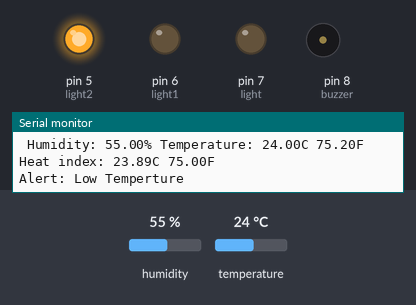
The sketch below on a simulated Arduino Uno, built with avr-gcc and run on an emulated ATmega328P. On the bench: output pins drawn as LEDs (lit = HIGH), buzzer (waves = sounding), the last lines printed to the serial monitor. The test bench sets the inputs (shaded band); at power-on: temperature 24 °C, humidity 55 %.

Above: at 6.8 s.
6.9 s: temperature set to 28 °C
12.3 s: temperature set to 31 °C
At 16.6 s:
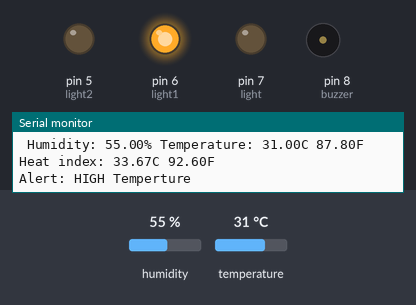
At 18.1 s:
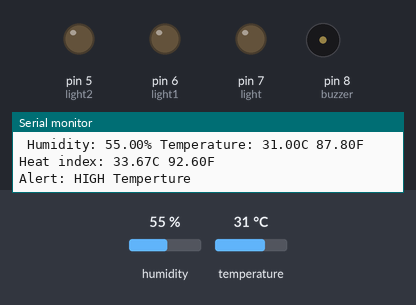
Timing chart, 0 to 28.3 s (numbered marks = the images above; inputs shaded):
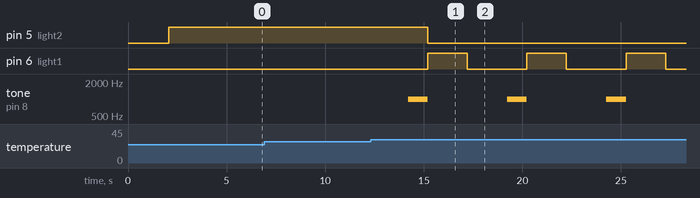

The sketch:

Humidity.ino
```cpp
#include <Wire.h>
#include "DHT.h"
#define DHTPIN 2
#define DHTTYPE DHT11
DHT dht(DHTPIN, DHTTYPE);
const int buzzer = 8;
const int light = 7;
const int light1 = 6;
const int light2 = 5;
void setup() {
  Serial.begin(9600);
  pinMode(buzzer, OUTPUT);
  pinMode(light, OUTPUT);
  pinMode(light1, OUTPUT);
  pinMode(light2, OUTPUT);
  Serial.println("Tempearture & Humidity Reading Program");
  Serial.println(F("DHT11 test!"));
  dht.begin();
}

void loop() {
  digitalWrite(light, LOW);
  delay(2000);
  float h = dht.readHumidity();
  float t = dht.readTemperature();
  float f = dht.readTemperature(true);
  if (isnan(h) || isnan(t) || isnan(f)) {
    Serial.println(F("Failed to read from DHT sensor!"));
    digitalWrite(light, HIGH);
    return;  }
  float hif = dht.computeHeatIndex(f, h);
  float hic = dht.computeHeatIndex(t, h, false);
  Serial.print(F(" Humidity: "));
  Serial.print(h);
  Serial.print(F("% Temperature: "));
  Serial.print(t);
  Serial.print(F("C "));
  Serial.print(f);
  Serial.print(F("F  Heat index: "));
  Serial.print(hic);
  Serial.print(F("C "));
  Serial.print(hif);
  Serial.println(F("F"));
  if (t>29)
  { tone(buzzer, 1000);
    delay(1000);
    digitalWrite(light1, HIGH);
    digitalWrite(light2, LOW);
    tone(buzzer, 500);
    noTone(buzzer);
    Serial.println("Alert: HIGH Temperture");  }
    else{
      Serial.println("Alert: Low Temperture");
      digitalWrite(light2, HIGH);
    }
  delay(2000);
  digitalWrite(light1,LOW);
} 
```

Measured:
- the behaviour switches between 29 and 30 °C on temperature (found by bisection; images 0 and 1)
- after the input at 12.3 s, pin 5 (light2): HIGH → LOW after 2.9 s; pin 6 (light1): alternates HIGH for 2.0 s and LOW for 3.0 s, starting after 2.9 s; tone on pin 8 (buzzer): alternates 1000 Hz for 1.0 s and silent for 4.0 s, starting after 1.9 s
